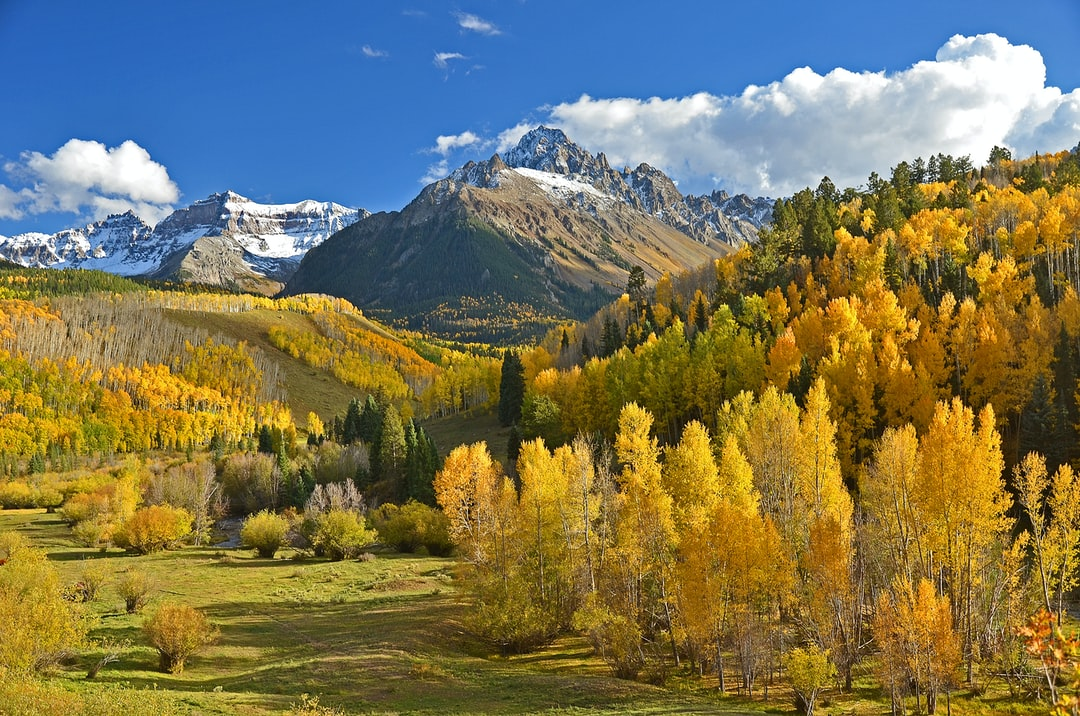
#> input picture images/AC.jpg, 1080 x 716 px
$ python color_spaces.py
#> lines starting #> are read from the running program, lines starting #| are printed output that depends on the picture
import cv2 as cv
import matplotlib.pyplot as plt

img = cv.imread('images/AC.jpg')
#> img is the input picture: shape (716, 1080, 3); mean B, G, R 87, 118.7, 123.1
cv.imshow('Original', img)

# plt.imshow(img)
# plt.show()

# OpenCV reads image in BGR format
# Matplotlib treats images in RGB format
# OpenCV matrix shown by cv.imshow() appears in true colors
# OpenCV matrix shown by plt.imshow() appears in inverted colors

# BGR to Grayscale
gray = cv.cvtColor(img, cv.COLOR_BGR2GRAY)
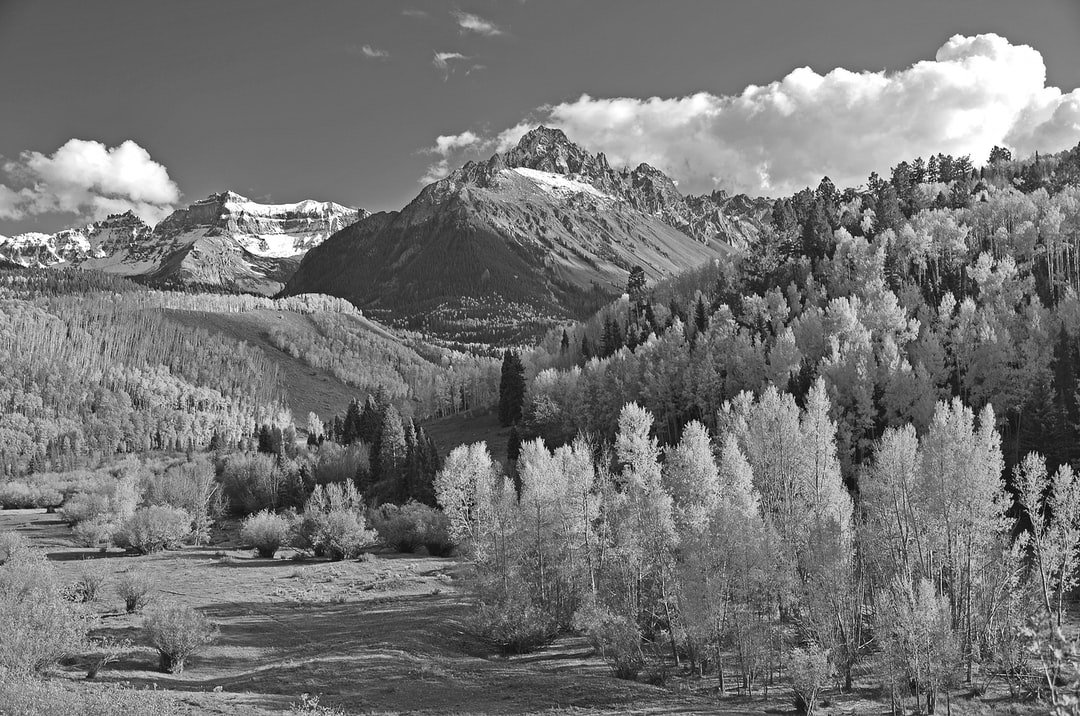
#> gray: shape (716, 1080); min 0, max 255, mean 116.4
cv.imshow('Gray', gray)

# BGR to HSV
hsv = cv.cvtColor(img, cv.COLOR_BGR2HSV)
#> hsv: shape (716, 1080, 3); mean H, S, V 49.1, 164.2, 153.3
cv.imshow('HSV', hsv)

# BGR to LAB
lab = cv.cvtColor(img, cv.COLOR_BGR2LAB)
#> lab: shape (716, 1080, 3); mean of channels 0, 1, 2 127.8, 131, 145.1
cv.imshow('LAB', lab)

# BGR to RGB
rgb = cv.cvtColor(img, cv.COLOR_BGR2RGB)

cv.imshow('RGB', rgb) # Appears inverted
plt.imshow(rgb) # Appears in true color
plt.show()

# HSV to BGR
cv.imshow('HSV to BGR', cv.cvtColor(hsv, cv.COLOR_HSV2BGR))

# LAB to BGR
cv.imshow('LAB to BGR', cv.cvtColor(lab, cv.COLOR_LAB2BGR))

# There is no direct support available to change between color spaces like LAB and HSV.
# Convert sequentially via BGR: LAB -> BGR -> HSV

cv.waitKey(0)
